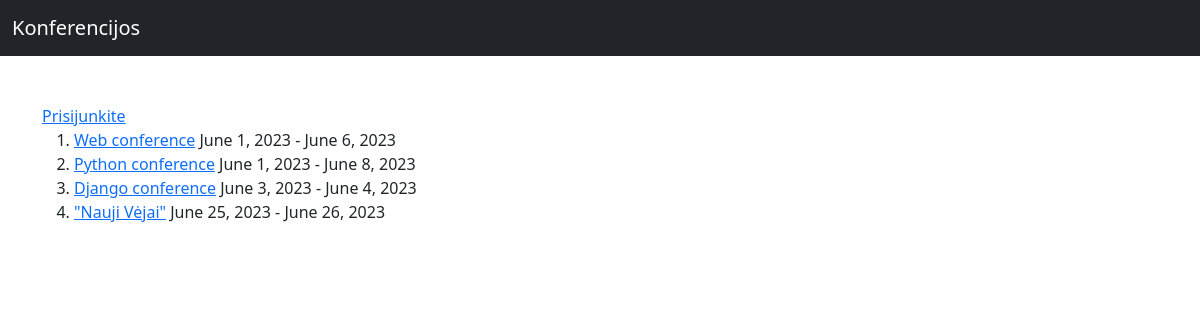
The page /Konferencija/ on the database its author committed.
### Konferencija/models.py (models this page shows, shortened)
class Konferencija(models.Model):
    start_date = models.DateField()
    end_date = models.DateField()
    title = models.CharField(max_length=100)
    picture = models.ImageField( null = True)
    created_at = models.DateTimeField(auto_now_add=True)
    updated_at = models.DateTimeField(auto_now=True) # Kiekvieną kartą atnaujinus bet kurį modelį rodys dabartinę datą.

### Konferencija/views.py (the view)
# urls.py: path("", KonferencijaListView.as_view()),
class KonferencijaListView(ListView): # ListView yra Django biblioteka - klasė kuri viską už mus padaro
    model = Konferencija # nurodom kokį sąrašą jam atvaizduoti pvz Konferencija

### Konferencija/Templates/Konferencija/Konferencija_list.html (shortened to what this page needs)
{% extends "base.html" %}
{% block "content" %}
    <ol>
        {% for Konferencija in object_list %}
        <li>
            <a href="{% url 'conference-detail' Konferencija.id %}">{{ Konferencija.title }}</a>
            {{ Konferencija.start_date }} - {{ Konferencija.end_date}}
        </li>
        {% endfor %}
    </ol>
{% endblock %}

### templates/Base.html (shortened to what this page needs)
<html>
<head>
    <link href="https://cdn.jsdelivr.net/npm/bootstrap@5.2.3/dist/css/bootstrap.min.css" rel="stylesheet">
</head>
<body>
    <nav class="navbar navbar-dark bg-dark">
      <div class="container-fluid">
        <a class="navbar-brand" href="#">Konferencijos</a>
      </div>
    </nav>
    <div class="container py-5">
        {% if user.is_authenticated %}
        Esate prisijungęs kaip {{ user.username }}
        {% else %}
            <a href="{% url 'login' %}">Prisijunkite</a>
        {% endif %}
        {% block "content" %}
        {% endblock %}
    </div>
</body>
</html>

### rows shown on the page
Konferencija: title "Web conference", start_date "June 1, 2023", end_date "June 6, 2023"
Konferencija: title "Python conference", start_date "June 1, 2023", end_date "June 8, 2023"
Konferencija: title "Django conference", start_date "June 3, 2023", end_date "June 4, 2023"
Konferencija: title "\"Nauji Vėjai\"", start_date "June 25, 2023", end_date "June 26, 2023"
